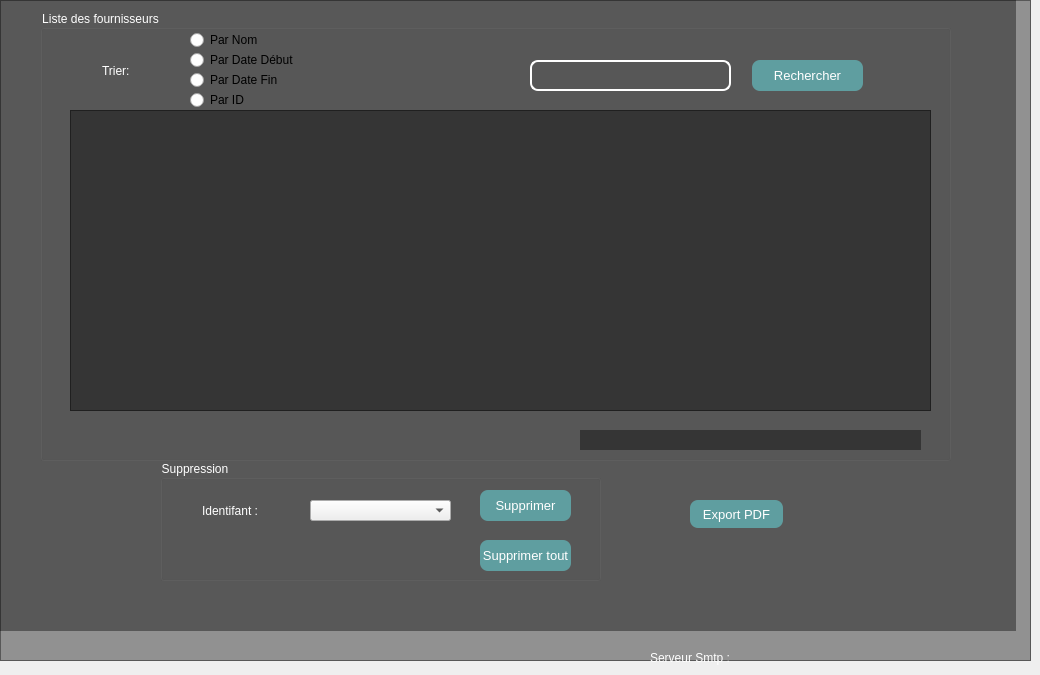
    <widget class="QWidget" name="tab_2">
     <attribute name="title">
      <string>Afficher la liste</string>
     </attribute>
     <widget class="QFrame" name="frame_24">
      <property name="geometry">
       <rect>
        <x>0</x>
        <y>0</y>
        <width>1031</width>
        <height>661</height>
       </rect>
      </property>
      <property name="styleSheet">
       <string notr="true">QFrame
{background : black;
background:rgba(0,0,0,100);}</string>
      </property>
      <property name="frameShape">
       <enum>QFrame::StyledPanel</enum>
      </property>
      <property name="frameShadow">
       <enum>QFrame::Raised</enum>
      </property>
      <widget class="QGroupBox" name="groupBox_24">
       <property name="geometry">
        <rect>
         <x>40</x>
         <y>10</y>
         <width>911</width>
         <height>451</height>
        </rect>
       </property>
       <property name="styleSheet">
        <string notr="true">QGroupBox{color:white;}</string>
       </property>
       <property name="title">
        <string>Liste des fournisseurs</string>
       </property>
       <widget class="QTableView" name="tab_fournisseurs">
        <property name="geometry">
         <rect>
          <x>30</x>
          <y>100</y>
          <width>861</width>
          <height>301</height>
         </rect>
        </property>
        <property name="styleSheet">
         <string notr="true"/>
        </property>
       </widget>
       <widget class="QLineEdit" name="lineEdit_123">
        <property name="geometry">
         <rect>
          <x>60</x>
          <y>50</y>
          <width>81</width>
          <height>21</height>
         </rect>
        </property>
        <property name="cursor">
         <cursorShape>ArrowCursor</cursorShape>
        </property>
        <property name="styleSheet">
         <string notr="true">QLineEdit {background:transparent;
border:none;
color:white;
font-size: 12px;
}</string>
        </property>
        <property name="text">
         <string>Trier: </string>
        </property>
       </widget>
       <widget class="QRadioButton" name="tri_nom_btn">
        <property name="geometry">
         <rect>
          <x>150</x>
          <y>20</y>
          <width>97</width>
          <height>20</height>
         </rect>
        </property>
        <property name="text">
         <string>Par Nom</string>
        </property>
       </widget>
       <widget class="QRadioButton" name="tri_deb_btn">
        <property name="geometry">
         <rect>
          <x>150</x>
          <y>40</y>
          <width>131</width>
          <height>20</height>
         </rect>
        </property>
        <property name="text">
         <string>Par Date Début</string>
        </property>
       </widget>
       <widget class="QRadioButton" name="tri_id_btn">
        <property name="geometry">
         <rect>
          <x>150</x>
          <y>80</y>
          <width>97</width>
          <height>20</height>
         </rect>
        </property>
        <property name="text">
         <string>Par ID</string>
        </property>
       </widget>
       <widget class="QRadioButton" name="tri_fin_btn">
        <property name="geometry">
         <rect>
          <x>150</x>
          <y>60</y>
          <width>131</width>
          <height>20</height>
         </rect>
        </property>
        <property name="text">
         <string>Par Date Fin</string>
        </property>
       </widget>
       <widget class="QLineEdit" name="search">
        <property name="geometry">
         <rect>
          <x>490</x>
          <y>50</y>
          <width>201</width>
          <height>31</height>
         </rect>
        </property>
        <property name="styleSheet">
         <string notr="true">QLineEdit
 { background-color: transparent;
  color: #F5F5DC
;
  border: 1.5px solid white; 
border-radius: 8px;
}</string>
        </property>
       </widget>
       <widget class="QPushButton" name="search_btn">
        <property name="geometry">
         <rect>
          <x>712</x>
          <y>50</y>
          <width>111</width>
          <height>31</height>
         </rect>
        </property>
        <property name="styleSheet">
         <string notr="true">QPushButton{border-radius: 8px;
background :#5F9EA0
;
color: white;
font-size:13px;
}</string>
        </property>
        <property name="text">
         <string>Rechercher</string>
        </property>
       </widget>
       <widget class="QLabel" name="spot">
        <property name="geometry">
         <rect>
          <x>540</x>
          <y>420</y>
          <width>341</width>
          <height>20</height>
         </rect>
        </property>
        <property name="text">
         <string>&lt;html&gt;&lt;head/&gt;&lt;body&gt;&lt;p&gt;&lt;br/&gt;&lt;/p&gt;&lt;/body&gt;&lt;/html&gt;</string>
        </property>
       </widget>
      </widget>
      <widget class="QGroupBox" name="groupBox_25">
       <property name="geometry">
        <rect>
         <x>160</x>
         <y>460</y>
         <width>441</width>
         <height>121</height>
        </rect>
       </property>
       <property name="styleSheet">
        <string notr="true">QGroupBox{color:white;}</string>
       </property>
       <property name="title">
        <string>Suppression</string>
       </property>
       <widget class="QLineEdit" name="lineEdit_121">
        <property name="geometry">
         <rect>
          <x>40</x>
          <y>40</y>
          <width>111</width>
          <height>21</height>
         </rect>
        </property>
        <property name="cursor">
         <cursorShape>ArrowCursor</cursorShape>
        </property>
        <property name="styleSheet">
         <string notr="true">QLineEdit {background:transparent;
border:none;
color:white;
font-size: 12px;
}</string>
        </property>
        <property name="text">
         <string>Identifant : </string>
        </property>
       </widget>
       <widget class="QPushButton" name="del_btn">
        <property name="geometry">
         <rect>
          <x>320</x>
          <y>30</y>
          <width>91</width>
          <height>31</height>
         </rect>
        </property>
        <property name="styleSheet">
         <string notr="true">QPushButton{border-radius: 8px;
background :#5F9EA0
;
color: white;
font-size:13px;
}</string>
        </property>
        <property name="text">
         <string>Supprimer</string>
        </property>
       </widget>
       <widget class="QComboBox" name="del_id">
        <property name="geometry">
         <rect>
          <x>150</x>
          <y>40</y>
          <width>141</width>
          <height>21</height>
         </rect>
        </property>
       </widget>
       <widget class="QPushButton" name="delete_all_btn">
        <property name="geometry">
         <rect>
          <x>320</x>
          <y>80</y>
          <width>91</width>
          <height>31</height>
         </rect>
        </property>
        <property name="styleSheet">
         <string notr="true">QPushButton{border-radius: 8px;
background :#5F9EA0
;
color: white;
font-size:13px;
}</string>
        </property>
        <property name="text">
         <string>Supprimer tout</string>
        </property>
       </widget>
       <widget class="QLineEdit" name="lineEdit_122">
        <property name="geometry">
         <rect>
          <x>0</x>
          <y>-420</y>
          <width>111</width>
          <height>21</height>
         </rect>
        </property>
        <property name="cursor">
         <cursorShape>ArrowCursor</cursorShape>
        </property>
        <property name="styleSheet">
         <string notr="true">QLineEdit {background:transparent;
border:none;
color:white;
font-size: 12px;
}</string>
        </property>
        <property name="text">
         <string>Identifant : </string>
        </property>
       </widget>
      </widget>
      <widget class="QLabel" name="label_12">
       <property name="geometry">
        <rect>
         <x>-5</x>
         <y>0</y>
         <width>1021</width>
         <height>631</height>
        </rect>
       </property>
       <property name="text">
        <string/>
       </property>
       <property name="pixmap">
        <pixmap>../../Users/SOUISSI/Downloads/djjjj.jpg</pixmap>
       </property>
      </widget>
      <widget class="QPushButton" name="pushButton">
       <property name="geometry">
        <rect>
         <x>690</x>
         <y>500</y>
         <width>93</width>
         <height>28</height>
        </rect>
       </property>
       <property name="styleSheet">
        <string notr="true">QPushButton{border-radius: 8px;
background :#5F9EA0
;
color: white;
font-size:13px;
}</string>
       </property>
       <property name="text">
        <string>Export PDF</string>
       </property>
      </widget>
      <zorder>label_12</zorder>
      <zorder>groupBox_24</zorder>
      <zorder>groupBox_25</zorder>
      <zorder>pushButton</zorder>
     </widget>
     <widget class="QLabel" name="label_30">
      <property name="geometry">
       <rect>
        <x>650</x>
        <y>650</y>
        <width>101</width>
        <height>16</height>
       </rect>
      </property>
      <property name="text">
       <string>&lt;html&gt;&lt;head/&gt;&lt;body&gt;&lt;p&gt;&lt;span style=&quot; color:#ffffff;&quot;&gt;Serveur Smtp :&lt;/span&gt;&lt;/p&gt;&lt;/body&gt;&lt;/html&gt;</string>
      </property>
     </widget>
    </widget>
